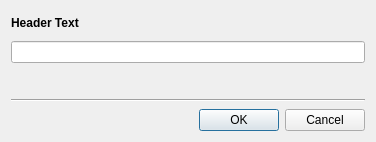
<?xml version="1.0" encoding="UTF-8"?>
<ui version="4.0">
 <class>LineInputDialog</class>
 <widget class="QDialog" name="LineInputDialog">
  <property name="geometry">
   <rect>
    <x>0</x>
    <y>0</y>
    <width>376</width>
    <height>142</height>
   </rect>
  </property>
  <layout class="QGridLayout" name="gridLayout">
   <property name="verticalSpacing">
    <number>7</number>
   </property>
   <item row="3" column="0">
    <widget class="Line" name="line">
     <property name="orientation">
      <enum>Qt::Horizontal</enum>
     </property>
    </widget>
   </item>
   <item row="2" column="0">
    <widget class="QLabel" name="labInfo">
     <property name="text">
      <string/>
     </property>
    </widget>
   </item>
   <item row="0" column="0">
    <widget class="QLabel" name="labHeader">
     <property name="font">
      <font>
       <weight>75</weight>
       <bold>true</bold>
      </font>
     </property>
     <property name="text">
      <string notr="true">Header Text</string>
     </property>
    </widget>
   </item>
   <item row="1" column="0">
    <widget class="Gui::LineEdit" name="leInput"/>
   </item>
   <item row="4" column="0">
    <widget class="QDialogButtonBox" name="buttonBox">
     <property name="standardButtons">
      <set>QDialogButtonBox::Cancel|QDialogButtonBox::Ok</set>
     </property>
    </widget>
   </item>
  </layout>
 </widget>
 <customwidgets>
  <customwidget>
   <class>Gui::LineEdit</class>
   <extends>QLineEdit</extends>
   <header>Gui/Utils/Widgets/LineEdit.h</header>
  </customwidget>
 </customwidgets>
 <resources/>
 <connections/>
</ui>
